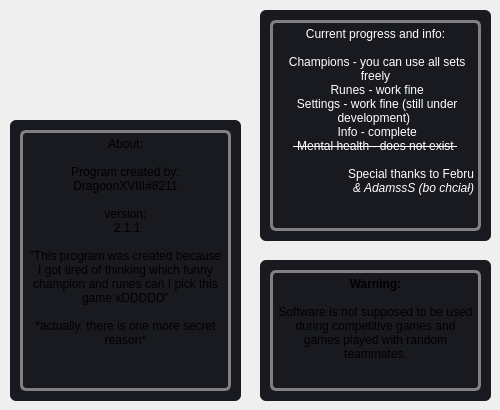
      <widget class="QWidget" name="page_4">
       <widget class="QFrame" name="frame_16">
        <property name="geometry">
         <rect>
          <x>260</x>
          <y>10</y>
          <width>231</width>
          <height>231</height>
         </rect>
        </property>
        <property name="styleSheet">
         <string notr="true">#frame_16{
background-color: #181a20;
border-radius: 6px;
}</string>
        </property>
        <property name="frameShape">
         <enum>QFrame::StyledPanel</enum>
        </property>
        <property name="frameShadow">
         <enum>QFrame::Raised</enum>
        </property>
        <widget class="QTextBrowser" name="textBrowser">
         <property name="geometry">
          <rect>
           <x>10</x>
           <y>10</y>
           <width>211</width>
           <height>211</height>
          </rect>
         </property>
         <property name="styleSheet">
          <string notr="true">#textBrowser{
border: 3px solid gray;
border-radius: 6px;
background-color: #181a20;
}</string>
         </property>
         <property name="html">
          <string>&lt;!DOCTYPE HTML PUBLIC &quot;-//W3C//DTD HTML 4.0//EN&quot; &quot;http://www.w3.org/TR/REC-html40/strict.dtd&quot;&gt;
&lt;html&gt;&lt;head&gt;&lt;meta name=&quot;qrichtext&quot; content=&quot;1&quot; /&gt;&lt;meta charset=&quot;utf-8&quot; /&gt;&lt;style type=&quot;text/css&quot;&gt;
p, li { white-space: pre-wrap; }
hr { height: 1px; border-width: 0; }
&lt;/style&gt;&lt;/head&gt;&lt;body style=&quot; font-family:'Segoe UI'; font-size:9pt; font-weight:400; font-style:normal;&quot;&gt;
&lt;p align=&quot;center&quot; style=&quot; margin-top:0px; margin-bottom:0px; margin-left:0px; margin-right:0px; -qt-block-indent:0; text-indent:0px;&quot;&gt;&lt;span style=&quot; color:#ffffff;&quot;&gt;Current progress and info:&lt;/span&gt;&lt;/p&gt;
&lt;p align=&quot;center&quot; style=&quot;-qt-paragraph-type:empty; margin-top:0px; margin-bottom:0px; margin-left:0px; margin-right:0px; -qt-block-indent:0; text-indent:0px; color:#ffffff;&quot;&gt;&lt;br /&gt;&lt;/p&gt;
&lt;p align=&quot;center&quot; style=&quot; margin-top:0px; margin-bottom:0px; margin-left:0px; margin-right:0px; -qt-block-indent:0; text-indent:0px;&quot;&gt;&lt;span style=&quot; color:#ffffff;&quot;&gt; Champions - you can use all sets freely&lt;/span&gt;&lt;/p&gt;
&lt;p align=&quot;center&quot; style=&quot; margin-top:0px; margin-bottom:0px; margin-left:0px; margin-right:0px; -qt-block-indent:0; text-indent:0px;&quot;&gt;&lt;span style=&quot; color:#ffffff;&quot;&gt; Runes - work fine&lt;/span&gt;&lt;/p&gt;
&lt;p align=&quot;center&quot; style=&quot; margin-top:0px; margin-bottom:0px; margin-left:0px; margin-right:0px; -qt-block-indent:0; text-indent:0px;&quot;&gt;&lt;span style=&quot; color:#ffffff;&quot;&gt; Settings - work fine (still under development) &lt;/span&gt;&lt;/p&gt;
&lt;p align=&quot;center&quot; style=&quot; margin-top:0px; margin-bottom:0px; margin-left:0px; margin-right:0px; -qt-block-indent:0; text-indent:0px;&quot;&gt;&lt;span style=&quot; color:#ffffff;&quot;&gt; Info - complete&lt;/span&gt;&lt;/p&gt;
&lt;p align=&quot;center&quot; style=&quot; margin-top:0px; margin-bottom:0px; margin-left:0px; margin-right:0px; -qt-block-indent:0; text-indent:0px;&quot;&gt;&lt;span style=&quot; text-decoration: line-through; color:#ffffff;&quot;&gt; Mental health - does not exist &lt;/span&gt;&lt;/p&gt;
&lt;p align=&quot;center&quot; style=&quot;-qt-paragraph-type:empty; margin-top:0px; margin-bottom:0px; margin-left:0px; margin-right:0px; -qt-block-indent:0; text-indent:0px; text-decoration: line-through; color:#ffffff;&quot;&gt;&lt;br /&gt;&lt;/p&gt;
&lt;p align=&quot;right&quot; style=&quot; margin-top:0px; margin-bottom:0px; margin-left:0px; margin-right:0px; -qt-block-indent:0; text-indent:0px;&quot;&gt;&lt;span style=&quot; color:#ffffff;&quot;&gt;Special thanks to Febru&lt;/span&gt;&lt;/p&gt;
&lt;p align=&quot;right&quot; style=&quot; margin-top:0px; margin-bottom:0px; margin-left:0px; margin-right:0px; -qt-block-indent:0; text-indent:0px;&quot;&gt;&lt;span style=&quot; color:#ffffff;&quot;&gt; &lt;/span&gt;&lt;span style=&quot; font-style:italic; color:#ffffff;&quot;&gt;&amp;amp; AdamssS (bo chciał)&lt;/span&gt;&lt;/p&gt;&lt;/body&gt;&lt;/html&gt;</string>
         </property>
        </widget>
       </widget>
       <widget class="QFrame" name="frame_17">
        <property name="geometry">
         <rect>
          <x>10</x>
          <y>120</y>
          <width>231</width>
          <height>281</height>
         </rect>
        </property>
        <property name="styleSheet">
         <string notr="true">#frame_17{
background-color: #181a20;
border-radius: 6px;
}</string>
        </property>
        <property name="frameShape">
         <enum>QFrame::StyledPanel</enum>
        </property>
        <property name="frameShadow">
         <enum>QFrame::Raised</enum>
        </property>
        <widget class="QTextBrowser" name="textBrowser_2">
         <property name="geometry">
          <rect>
           <x>10</x>
           <y>10</y>
           <width>211</width>
           <height>261</height>
          </rect>
         </property>
         <property name="styleSheet">
          <string notr="true">#textBrowser_2{
border: 3px solid gray;
border-radius: 6px;
background-color: #181a20;
}</string>
         </property>
         <property name="html">
          <string>&lt;!DOCTYPE HTML PUBLIC &quot;-//W3C//DTD HTML 4.0//EN&quot; &quot;http://www.w3.org/TR/REC-html40/strict.dtd&quot;&gt;
&lt;html&gt;&lt;head&gt;&lt;meta name=&quot;qrichtext&quot; content=&quot;1&quot; /&gt;&lt;meta charset=&quot;utf-8&quot; /&gt;&lt;style type=&quot;text/css&quot;&gt;
p, li { white-space: pre-wrap; }
hr { height: 1px; border-width: 0; }
&lt;/style&gt;&lt;/head&gt;&lt;body style=&quot; font-family:'Segoe UI'; font-size:9pt; font-weight:400; font-style:normal;&quot;&gt;
&lt;p align=&quot;center&quot; style=&quot; margin-top:0px; margin-bottom:0px; margin-left:0px; margin-right:0px; -qt-block-indent:0; text-indent:0px;&quot;&gt;About:&lt;/p&gt;
&lt;p align=&quot;center&quot; style=&quot;-qt-paragraph-type:empty; margin-top:0px; margin-bottom:0px; margin-left:0px; margin-right:0px; -qt-block-indent:0; text-indent:0px;&quot;&gt;&lt;br /&gt;&lt;/p&gt;
&lt;p align=&quot;center&quot; style=&quot; margin-top:0px; margin-bottom:0px; margin-left:0px; margin-right:0px; -qt-block-indent:0; text-indent:0px;&quot;&gt;Program created by: DragoonXVIII#8211&lt;/p&gt;
&lt;p align=&quot;center&quot; style=&quot;-qt-paragraph-type:empty; margin-top:0px; margin-bottom:0px; margin-left:0px; margin-right:0px; -qt-block-indent:0; text-indent:0px;&quot;&gt;&lt;br /&gt;&lt;/p&gt;
&lt;p align=&quot;center&quot; style=&quot; margin-top:0px; margin-bottom:0px; margin-left:0px; margin-right:0px; -qt-block-indent:0; text-indent:0px;&quot;&gt;version:&lt;/p&gt;
&lt;p align=&quot;center&quot; style=&quot; margin-top:0px; margin-bottom:0px; margin-left:0px; margin-right:0px; -qt-block-indent:0; text-indent:0px;&quot;&gt; 2.1.1&lt;br /&gt;&lt;/p&gt;
&lt;p align=&quot;center&quot; style=&quot; margin-top:0px; margin-bottom:0px; margin-left:0px; margin-right:0px; -qt-block-indent:0; text-indent:0px;&quot;&gt;&amp;quot;This program was created because I got tired of thinking which funny champion and runes can I pick this game xDDDDD&amp;quot;&lt;/p&gt;
&lt;p align=&quot;center&quot; style=&quot;-qt-paragraph-type:empty; margin-top:0px; margin-bottom:0px; margin-left:0px; margin-right:0px; -qt-block-indent:0; text-indent:0px;&quot;&gt;&lt;br /&gt;&lt;/p&gt;
&lt;p align=&quot;center&quot; style=&quot; margin-top:0px; margin-bottom:0px; margin-left:0px; margin-right:0px; -qt-block-indent:0; text-indent:0px;&quot;&gt;*actually, there is one more secret reason*&lt;/p&gt;&lt;/body&gt;&lt;/html&gt;</string>
         </property>
        </widget>
       </widget>
       <widget class="QLabel" name="label_5">
        <property name="geometry">
         <rect>
          <x>70</x>
          <y>0</y>
          <width>111</width>
          <height>111</height>
         </rect>
        </property>
        <property name="styleSheet">
         <string notr="true">#label_5{
background-image: url(':\Icons\Icons\Logo.png');}</string>
        </property>
        <property name="text">
         <string/>
        </property>
       </widget>
       <widget class="QFrame" name="frame_18">
        <property name="geometry">
         <rect>
          <x>260</x>
          <y>260</y>
          <width>231</width>
          <height>141</height>
         </rect>
        </property>
        <property name="styleSheet">
         <string notr="true">#frame_18{
background-color: #181a20;
border-radius: 6px;
}</string>
        </property>
        <property name="frameShape">
         <enum>QFrame::StyledPanel</enum>
        </property>
        <property name="frameShadow">
         <enum>QFrame::Raised</enum>
        </property>
        <widget class="QTextBrowser" name="textBrowser_3">
         <property name="geometry">
          <rect>
           <x>10</x>
           <y>10</y>
           <width>211</width>
           <height>121</height>
          </rect>
         </property>
         <property name="styleSheet">
          <string notr="true">#textBrowser_3{
border: 3px solid gray;
border-radius: 6px;
background-color: #181a20;
}</string>
         </property>
         <property name="html">
          <string>&lt;!DOCTYPE HTML PUBLIC &quot;-//W3C//DTD HTML 4.0//EN&quot; &quot;http://www.w3.org/TR/REC-html40/strict.dtd&quot;&gt;
&lt;html&gt;&lt;head&gt;&lt;meta name=&quot;qrichtext&quot; content=&quot;1&quot; /&gt;&lt;meta charset=&quot;utf-8&quot; /&gt;&lt;style type=&quot;text/css&quot;&gt;
p, li { white-space: pre-wrap; }
hr { height: 1px; border-width: 0; }
&lt;/style&gt;&lt;/head&gt;&lt;body style=&quot; font-family:'Segoe UI'; font-size:9pt; font-weight:400; font-style:normal;&quot;&gt;
&lt;p align=&quot;center&quot; style=&quot; margin-top:0px; margin-bottom:0px; margin-left:0px; margin-right:0px; -qt-block-indent:0; text-indent:0px;&quot;&gt;&lt;span style=&quot; font-weight:700;&quot;&gt;Warning:&lt;/span&gt;&lt;/p&gt;
&lt;p align=&quot;center&quot; style=&quot;-qt-paragraph-type:empty; margin-top:0px; margin-bottom:0px; margin-left:0px; margin-right:0px; -qt-block-indent:0; text-indent:0px;&quot;&gt;&lt;br /&gt;&lt;/p&gt;
&lt;p align=&quot;center&quot; style=&quot; margin-top:0px; margin-bottom:0px; margin-left:0px; margin-right:0px; -qt-block-indent:0; text-indent:0px;&quot;&gt;Software is not supposed to be used during competitive games and games played with random teammates.&lt;/p&gt;&lt;/body&gt;&lt;/html&gt;</string>
         </property>
        </widget>
       </widget>
      </widget>
